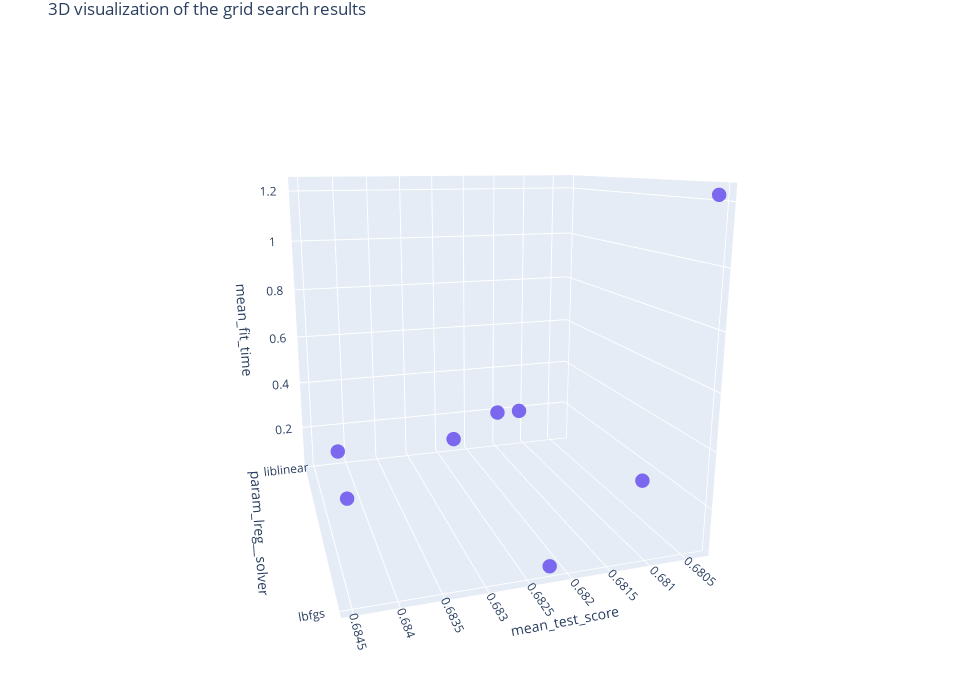

Here is the notebook cell this chart was saved with:
### Code cell
trace = go.Scatter3d(
    x=cvresults_df['mean_test_score'],
    y=cvresults_df['param_lreg__solver'],
    z=cvresults_df['mean_fit_time'],
    mode='markers', 
    marker=dict(
        size= 5,
        color='mediumslateblue',
        opacity=1.0
    ),
    text=cvresults_df.text,
    hoverinfo='text'
)

data = [trace]
layout = go.Layout(
    title='3D visualization of the grid search results',
    margin=dict(
        l=30,
        r=30,
        b=30,
        t=30
    ),
    height=700,
    width=960,
    scene = dict(
        xaxis = dict(
            title='mean_test_score',
            nticks=10
        ),
        yaxis = dict(
            title='param_lreg__solver',
            nticks = 10
        ),
        zaxis = dict(
            title='mean_fit_time',
            nticks = 10

        ),
    ),
 
)

fig = go.Figure(data=data, layout=layout)
iplot(fig)

### Figure 1 — Plotly figure (JSON) as saved in the notebook; plotly's stock layout.template omitted (floating-point values rounded to 4 significant figures)
{"data": [{"hoverinfo": "text", "marker": {"color": "mediumslateblue", "opacity": 1, "size": 5}, "mode": "markers", "text": ["Test score: 0.6822<br>Fit time: 0.0867<br>Solver: liblinear", "Test score: 0.6811<br>Fit time: 0.1907<br>Solver: liblinear", "Test score: 0.6841<br>Fit time: 0.0871<br>Solver: liblinear", "Test score: 0.6815<br>Fit time: 0.1931<br>Solver: liblinear", "Test score: 0.6822<br>Fit time: 0.0673<br>Solver: lbfgs", "Test score: 0.6811<br>Fit time: 0.3191<br>Solver: lbfgs", "Test score: 0.6845<br>Fit time: 0.3855<br>Solver: lbfgs", "Test score: 0.6803<br>Fit time: 1.2191<br>Solver: lbfgs"], "type": "scatter3d", "x": [0.6822, 0.6811, 0.6841, 0.6815, 0.6822, 0.6811, 0.6845, 0.6803], "y": ["liblinear", "liblinear", "liblinear", "liblinear", "lbfgs", "lbfgs", "lbfgs", "lbfgs"], "z": [0.08675, 0.1907, 0.08713, 0.1931, 0.06733, 0.3191, 0.3855, 1.219]}], "layout": {"height": 700, "margin": {"b": 30, "l": 30, "r": 30, "t": 30}, "scene": {"aspectmode": "auto", "aspectratio": {"x": 1, "y": 1, "z": 1}, "camera": {"center": {"x": 0, "y": 0, "z": 0}, "eye": {"x": 0.6684, "y": 2.149, "z": 0.5542}, "projection": {"type": "perspective"}, "up": {"x": 0, "y": 0, "z": 1}}, "xaxis": {"nticks": 10, "title": {"text": "mean_test_score"}, "type": "linear"}, "yaxis": {"nticks": 10, "title": {"text": "param_lreg__solver"}, "type": "category"}, "zaxis": {"nticks": 10, "title": {"text": "mean_fit_time"}, "type": "linear"}}, "title": {"text": "3D visualization of the grid search results"}, "width": 960}}
